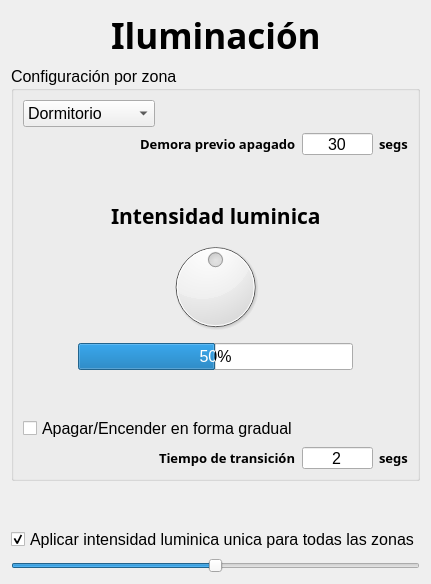
            <widget class="QWidget" name="IluminConfig">
             <layout class="QVBoxLayout" name="verticalLayout_6">
              <item>
               <layout class="QHBoxLayout" name="horizontalLayout_3">
                <item>
                 <spacer name="horizontalSpacer">
                  <property name="orientation">
                   <enum>Qt::Horizontal</enum>
                  </property>
                  <property name="sizeHint" stdset="0">
                   <size>
                    <width>40</width>
                    <height>20</height>
                   </size>
                  </property>
                 </spacer>
                </item>
                <item>
                 <widget class="QLabel" name="AlarmayNotif_2">
                  <property name="font">
                   <font>
                    <family>Myriad Pro</family>
                    <pointsize>26</pointsize>
                    <weight>75</weight>
                    <bold>true</bold>
                   </font>
                  </property>
                  <property name="text">
                   <string>Iluminación</string>
                  </property>
                 </widget>
                </item>
                <item>
                 <spacer name="horizontalSpacer_2">
                  <property name="orientation">
                   <enum>Qt::Horizontal</enum>
                  </property>
                  <property name="sizeHint" stdset="0">
                   <size>
                    <width>40</width>
                    <height>20</height>
                   </size>
                  </property>
                 </spacer>
                </item>
               </layout>
              </item>
              <item>
               <layout class="QHBoxLayout" name="horizontalLayout_23">
                <item>
                 <widget class="QGroupBox" name="ConfigXzona">
                  <property name="font">
                   <font>
                    <pointsize>12</pointsize>
                   </font>
                  </property>
                  <property name="title">
                   <string>Configuración por zona</string>
                  </property>
                  <layout class="QVBoxLayout" name="verticalLayout_5">
                   <item>
                    <layout class="QHBoxLayout" name="horizontalLayout_5">
                     <item>
                      <widget class="QComboBox" name="ZonaSelector">
                       <property name="layoutDirection">
                        <enum>Qt::LeftToRight</enum>
                       </property>
                       <item>
                        <property name="text">
                         <string>Dormitorio</string>
                        </property>
                       </item>
                       <item>
                        <property name="text">
                         <string>Ambiente ppal</string>
                        </property>
                       </item>
                       <item>
                        <property name="text">
                         <string>Baño</string>
                        </property>
                       </item>
                      </widget>
                     </item>
                     <item>
                      <spacer name="horizontalSpacer_3">
                       <property name="orientation">
                        <enum>Qt::Horizontal</enum>
                       </property>
                       <property name="sizeHint" stdset="0">
                        <size>
                         <width>40</width>
                         <height>20</height>
                        </size>
                       </property>
                      </spacer>
                     </item>
                    </layout>
                   </item>
                   <item>
                    <layout class="QHBoxLayout" name="horizontalLayout_6">
                     <item>
                      <spacer name="horizontalSpacer_23">
                       <property name="orientation">
                        <enum>Qt::Horizontal</enum>
                       </property>
                       <property name="sizeHint" stdset="0">
                        <size>
                         <width>40</width>
                         <height>20</height>
                        </size>
                       </property>
                      </spacer>
                     </item>
                     <item>
                      <widget class="QLabel" name="label_delayApagado">
                       <property name="font">
                        <font>
                         <family>Aharoni</family>
                         <pointsize>10</pointsize>
                         <weight>75</weight>
                         <bold>true</bold>
                        </font>
                       </property>
                       <property name="text">
                        <string>Demora previo apagado</string>
                       </property>
                      </widget>
                     </item>
                     <item>
                      <widget class="QLineEdit" name="SegundosLine">
                       <property name="minimumSize">
                        <size>
                         <width>71</width>
                         <height>22</height>
                        </size>
                       </property>
                       <property name="maximumSize">
                        <size>
                         <width>71</width>
                         <height>22</height>
                        </size>
                       </property>
                       <property name="text">
                        <string>30</string>
                       </property>
                       <property name="alignment">
                        <set>Qt::AlignCenter</set>
                       </property>
                      </widget>
                     </item>
                     <item>
                      <widget class="QLabel" name="label_segs">
                       <property name="font">
                        <font>
                         <family>Aharoni</family>
                         <pointsize>10</pointsize>
                         <weight>75</weight>
                         <bold>true</bold>
                        </font>
                       </property>
                       <property name="text">
                        <string>segs</string>
                       </property>
                      </widget>
                     </item>
                    </layout>
                   </item>
                   <item>
                    <spacer name="verticalSpacer">
                     <property name="orientation">
                      <enum>Qt::Vertical</enum>
                     </property>
                     <property name="sizeHint" stdset="0">
                      <size>
                       <width>20</width>
                       <height>40</height>
                      </size>
                     </property>
                    </spacer>
                   </item>
                   <item>
                    <layout class="QHBoxLayout" name="horizontalLayout_7">
                     <item>
                      <spacer name="horizontalSpacer_26">
                       <property name="orientation">
                        <enum>Qt::Horizontal</enum>
                       </property>
                       <property name="sizeHint" stdset="0">
                        <size>
                         <width>40</width>
                         <height>20</height>
                        </size>
                       </property>
                      </spacer>
                     </item>
                     <item>
                      <widget class="QLabel" name="label_IntLumi">
                       <property name="font">
                        <font>
                         <family>Aharoni</family>
                         <pointsize>16</pointsize>
                         <weight>75</weight>
                         <bold>true</bold>
                        </font>
                       </property>
                       <property name="text">
                        <string>Intensidad luminica</string>
                       </property>
                      </widget>
                     </item>
                     <item>
                      <spacer name="horizontalSpacer_4">
                       <property name="orientation">
                        <enum>Qt::Horizontal</enum>
                       </property>
                       <property name="sizeHint" stdset="0">
                        <size>
                         <width>40</width>
                         <height>20</height>
                        </size>
                       </property>
                      </spacer>
                     </item>
                    </layout>
                   </item>
                   <item>
                    <layout class="QHBoxLayout" name="horizontalLayout_8">
                     <item>
                      <spacer name="horizontalSpacer_5">
                       <property name="orientation">
                        <enum>Qt::Horizontal</enum>
                       </property>
                       <property name="sizeHint" stdset="0">
                        <size>
                         <width>40</width>
                         <height>20</height>
                        </size>
                       </property>
                      </spacer>
                     </item>
                     <item>
                      <widget class="QDial" name="IntLuminicaDial">
                       <property name="sizePolicy">
                        <sizepolicy hsizetype="MinimumExpanding" vsizetype="MinimumExpanding">
                         <horstretch>0</horstretch>
                         <verstretch>0</verstretch>
                        </sizepolicy>
                       </property>
                       <property name="minimumSize">
                        <size>
                         <width>0</width>
                         <height>51</height>
                        </size>
                       </property>
                       <property name="maximum">
                        <number>100</number>
                       </property>
                       <property name="value">
                        <number>50</number>
                       </property>
                      </widget>
                     </item>
                     <item>
                      <spacer name="horizontalSpacer_25">
                       <property name="orientation">
                        <enum>Qt::Horizontal</enum>
                       </property>
                       <property name="sizeHint" stdset="0">
                        <size>
                         <width>40</width>
                         <height>20</height>
                        </size>
                       </property>
                      </spacer>
                     </item>
                    </layout>
                   </item>
                   <item>
                    <layout class="QHBoxLayout" name="horizontalLayout_9" stretch="1,5,1">
                     <item>
                      <spacer name="horizontalSpacer_32">
                       <property name="orientation">
                        <enum>Qt::Horizontal</enum>
                       </property>
                       <property name="sizeHint" stdset="0">
                        <size>
                         <width>40</width>
                         <height>20</height>
                        </size>
                       </property>
                      </spacer>
                     </item>
                     <item>
                      <widget class="QProgressBar" name="IntensidadBar">
                       <property name="value">
                        <number>50</number>
                       </property>
                      </widget>
                     </item>
                     <item>
                      <spacer name="horizontalSpacer_6">
                       <property name="orientation">
                        <enum>Qt::Horizontal</enum>
                       </property>
                       <property name="sizeHint" stdset="0">
                        <size>
                         <width>40</width>
                         <height>20</height>
                        </size>
                       </property>
                      </spacer>
                     </item>
                    </layout>
                   </item>
                   <item>
                    <spacer name="verticalSpacer_4">
                     <property name="orientation">
                      <enum>Qt::Vertical</enum>
                     </property>
                     <property name="sizeHint" stdset="0">
                      <size>
                       <width>20</width>
                       <height>40</height>
                      </size>
                     </property>
                    </spacer>
                   </item>
                   <item>
                    <widget class="QCheckBox" name="GradualcheckBox">
                     <property name="font">
                      <font>
                       <pointsize>12</pointsize>
                      </font>
                     </property>
                     <property name="text">
                      <string>Apagar/Encender en forma gradual</string>
                     </property>
                    </widget>
                   </item>
                   <item>
                    <layout class="QHBoxLayout" name="horizontalLayout_4">
                     <item>
                      <spacer name="horizontalSpacer_24">
                       <property name="orientation">
                        <enum>Qt::Horizontal</enum>
                       </property>
                       <property name="sizeHint" stdset="0">
                        <size>
                         <width>40</width>
                         <height>20</height>
                        </size>
                       </property>
                      </spacer>
                     </item>
                     <item>
                      <widget class="QLabel" name="Gradual_label">
                       <property name="font">
                        <font>
                         <family>Aharoni</family>
                         <pointsize>10</pointsize>
                         <weight>75</weight>
                         <bold>true</bold>
                        </font>
                       </property>
                       <property name="text">
                        <string>Tiempo de transición</string>
                       </property>
                      </widget>
                     </item>
                     <item>
                      <widget class="QLineEdit" name="GradualLine">
                       <property name="sizePolicy">
                        <sizepolicy hsizetype="Expanding" vsizetype="Fixed">
                         <horstretch>0</horstretch>
                         <verstretch>0</verstretch>
                        </sizepolicy>
                       </property>
                       <property name="minimumSize">
                        <size>
                         <width>71</width>
                         <height>22</height>
                        </size>
                       </property>
                       <property name="maximumSize">
                        <size>
                         <width>71</width>
                         <height>22</height>
                        </size>
                       </property>
                       <property name="text">
                        <string>2</string>
                       </property>
                       <property name="alignment">
                        <set>Qt::AlignCenter</set>
                       </property>
                      </widget>
                     </item>
                     <item>
                      <widget class="QLabel" name="label_segs_2">
                       <property name="font">
                        <font>
                         <family>Aharoni</family>
                         <pointsize>10</pointsize>
                         <weight>75</weight>
                         <bold>true</bold>
                        </font>
                       </property>
                       <property name="text">
                        <string>segs</string>
                       </property>
                      </widget>
                     </item>
                    </layout>
                   </item>
                  </layout>
                 </widget>
                </item>
               </layout>
              </item>
              <item>
               <spacer name="verticalSpacer_3">
                <property name="orientation">
                 <enum>Qt::Vertical</enum>
                </property>
                <property name="sizeHint" stdset="0">
                 <size>
                  <width>20</width>
                  <height>40</height>
                 </size>
                </property>
               </spacer>
              </item>
              <item>
               <layout class="QVBoxLayout" name="verticalLayout_4">
                <item>
                 <widget class="QCheckBox" name="IntUnicacheckBox">
                  <property name="font">
                   <font>
                    <pointsize>12</pointsize>
                   </font>
                  </property>
                  <property name="text">
                   <string>Aplicar intensidad luminica unica para todas las zonas</string>
                  </property>
                  <property name="checked">
                   <bool>true</bool>
                  </property>
                 </widget>
                </item>
                <item>
                 <widget class="QSlider" name="IntUnicaSlider">
                  <property name="enabled">
                   <bool>true</bool>
                  </property>
                  <property name="maximum">
                   <number>100</number>
                  </property>
                  <property name="value">
                   <number>50</number>
                  </property>
                  <property name="orientation">
                   <enum>Qt::Horizontal</enum>
                  </property>
                 </widget>
                </item>
               </layout>
              </item>
             </layout>
            </widget>
